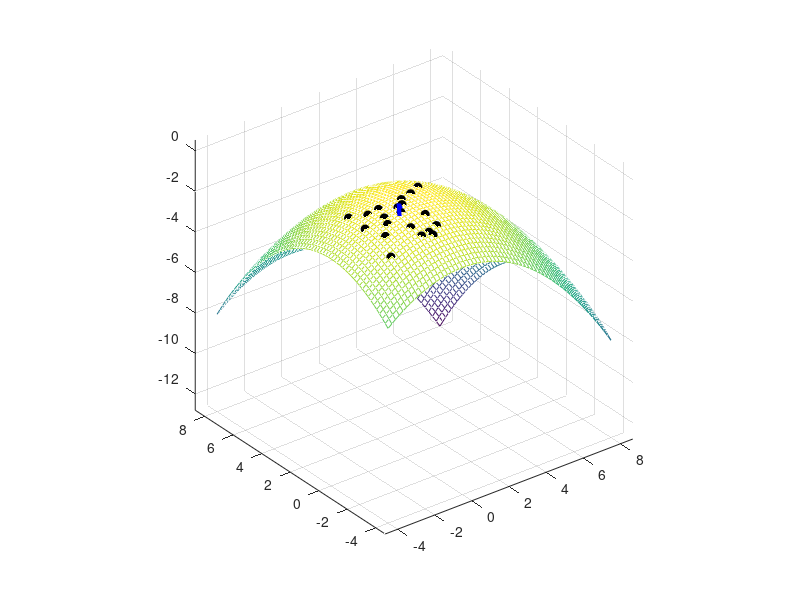

This chart was generated by the following MATLAB code:
x = -4:.2:8;
y = x;
r = -.1;
f = @(x,y) r*x.^2+r*y.^2;

[X,Y] = meshgrid(x,y);
Z = f(X,Y);

%% rand points

N = 20;
pr = rand(N,2) * 4 + rand(1,1)*12-4;

pr = [pr f(pr(:,1),pr(:,2))];

mpr = mean(pr);

%% pca
% pro = pr - repmat(mpr,N,1);

[coeff,score,latent] = pca(pr);

% C = cov(pro);
% [U,V] = eig(C);
% 
% v = diag(V);
% [v, iv]=sort(v,'descend');
% coeff2 = U(:,iv);

%%
ps2d = rand(1,2) * 2 - 1;
% ps2d = ps2d * 5;

ps = coeff(:,1:2) * ps2d' + mpr';

[norm(ps2d) norm(ps)]

%
figure(1)
clf
mesh(X,Y,Z);
hold on
plot3(pr(:,1),pr(:,2),pr(:,3),'ok','markerfacecolor','k');
quiver3(mpr(1),mpr(2),mpr(3),coeff(1,1),coeff(2,1),coeff(3,1),'r','linewidth',3);
quiver3(mpr(1),mpr(2),mpr(3),coeff(1,2),coeff(2,2),coeff(3,2),'g','linewidth',3);
quiver3(mpr(1),mpr(2),mpr(3),coeff(1,3),coeff(2,3),coeff(3,3),'b','linewidth',3);
plot3(ps(1),ps(2),ps(3),'pr','markerfacecolor','r','markersize',14);
hold off
axis equal
grid on